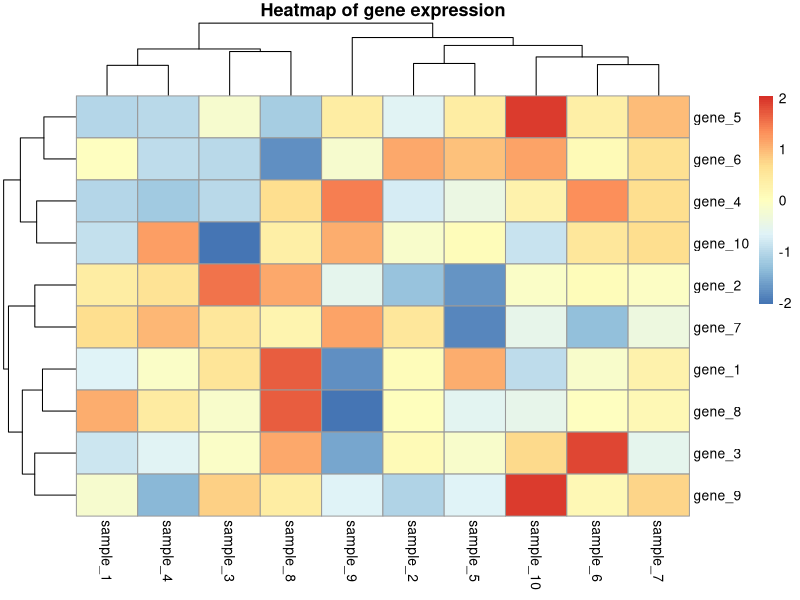

This chart was generated by the following R code:
library(tidyverse)
library(pheatmap)

# 05_Heatmaps.R
# Example heatmap of normalised expression values

mat <- matrix(
  rnorm(100),
  nrow = 10,
  dimnames = list(paste0("gene_", 1:10), paste0("sample_", 1:10))
)

pheatmap(
  mat,
  scale = "row",
  clustering_distance_rows = "euclidean",
  clustering_distance_cols = "euclidean",
  main = "Heatmap of gene expression"
)
